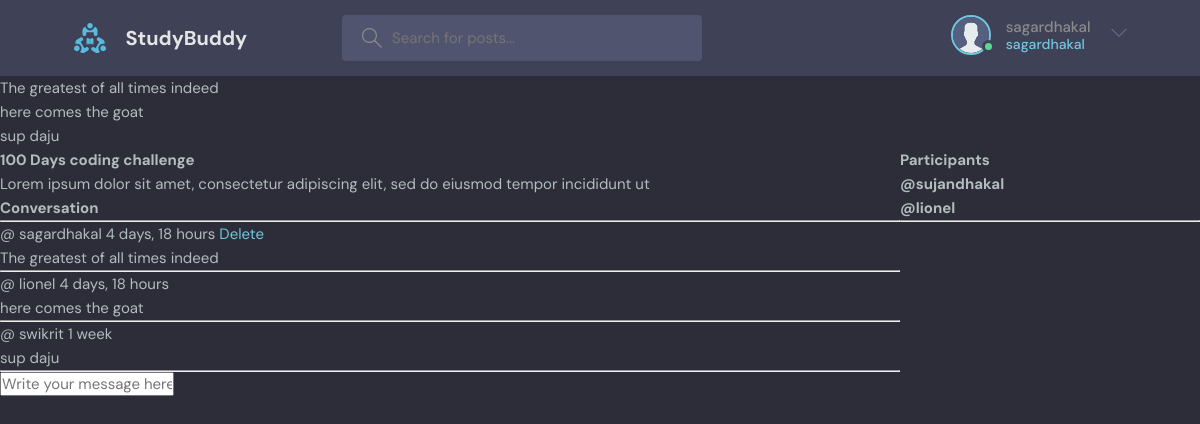
The page /room/2 (signed in) on the database its author committed.
### base/models.py (models this page shows, shortened)
class Message(models.Model):
    user = models.ForeignKey(User , on_delete= models.CASCADE)
    room = models.ForeignKey(Room, on_delete=models.CASCADE)
    body = models.TextField()
    updated = models.DateTimeField(auto_now= True)
    created = models.DateTimeField(auto_now_add= True)
    def __str__(self):
        return self.body[0:50]

class Room(models.Model):
    host = models.ForeignKey(User , on_delete= models.SET_NULL , null= True)
    topic = models.ForeignKey(Topic , on_delete= models.SET_NULL , null= True)
    name = models.CharField(max_length=200)
    description = models.TextField(null= True , blank= True)
    participants = models.ManyToManyField(User , related_name='participants' , blank= True)
    updated = models.DateTimeField(auto_now= True)
    created = models.DateTimeField(auto_now_add= True)
    class Meta:
        ordering = ['-updated' , '-created']

### base/views.py (the view, shortened to what this page needs)
# urls.py: path('room/<str:pk>' , views.room , name= 'room'),
def room(request , pk):
    room = Room.objects.get(id = pk)
    messages = room.message_set.all().order_by('-created')
    participants = room.participants.all()
    context = {'room' : room , 'messages' : messages, 'participants': participants}
    return render(request , 'base/room.html' , context)

### base/templates/base/room.html (shortened to what this page needs)
{% extends 'main.html' %} {% block content %}
<div class="room-container">
  <div class="comment-wrapper">
    <h1>{{room.name}}</h1>
    <p>{{room.description}}</p>
    <h3>Conversation</h3>
    <hr />
    {% for message in messages %}
    <div>
      <small>@ {{message.user}} {{message.created|timesince}}</small>
      {% if request.user == message.user %}
      <a href="{% url 'deleteMessage' message.id %}"> Delete</a>
      {% endif %}
      <br />
      <p>{{message.body}}</p>
      <hr />
    </div>
    {% endfor %} {% if request.user.is_authenticated %}
    <div class="comment-form">
      <form action="" method="POST">
        <input
          type="text"
          name="body"
          placeholder="Write your message here..."
        />
      </form>
    </div>
    {% endif %}
  </div>
  <div>
    <h2>
      Participants {% for user in participants%}
      <p>@{{user.username}}</p>
      {% endfor%}
    </h2>
    <hr />
  </div>
</div>
{% endblock content %}

### templates/main.html (shortened to what this page needs)
<!DOCTYPE html>
{% load static %}
<html lang="en">
  <head>
    <link rel="stylesheet" href="{% static 'styles/style.css'%}" />
  </head>
  <body>
    {% include 'navbar.html' %} {% if messages%}
    <ul class="messages">
      {% for message in messages %}
      <li>{{ message }}</li>
      {% endfor %}
    </ul>
    {% endif%} {% block content %} {% endblock %}
  </body>
</html>

### templates/navbar.html (shortened to what this page needs)
{% load static %}
<header class="header header--loggedIn">
  <div class="container">
    <a href="{ % url 'home' %}" class="header__logo">
      <img src="{% static 'images/logo.svg' %}" />
      <h1>StudyBuddy</h1>
    </a>
    <form class="header__search" method="GET" action="{% url 'home' %}">
      <label>
        <input name="q" placeholder="Search for posts..." />
      </label>
    </form>
    <nav class="header__menu">
      {% if request.user.is_authenticated %}
      <div class="header__user">
        <a href="profile.html">
          <div class="avatar avatar--medium active">
            <img src="{% static 'images/avatar.svg' %}" />
          </div>
          <p>
            {{request.user.username}} <span>{{request.user.username}}</span>
          </p>
        </a>
        <button class="dropdown-button">
          <svg
            version="1.1"
            xmlns="http://www.w3.org/2000/svg"
            width="32"
            height="32"
            viewBox="0 0 32 32"
          >
            <title>chevron-down</title>
            <path d="M16 21l-13-13h-3l16 16 16-16h-3l-13 13z"></path>
          </svg>
        </button>
      </div>
      {% else %}
      <a href="{% url 'loginPage' %}">
        <img src="{% static 'images/avatar.svg' %}" />
        <p>Login</p>
      </a>
      {% endif %}
    </nav>
  </div>
</header>

### static/styles/style.css (style rules this page uses)
:root { --color-main: #71c6dd; --color-main-light: #e1f6fb; --color-dark: #3f4156; --color-dark-medium: #51546e; --color-dark-light: #696d97; --color-light: #e5e5e5; --color-gray: #8b8b8b; --color-light-gray: #b2bdbd; --color-bg: #2d2d39; --color-success: #5dd693; --color-error: #fc4b0b; }
* { font-family: "DM Sans", -apple-system, BlinkMacSystemFont, "Segoe UI", Roboto, Oxygen, Ubuntu, Cantarell, "Open Sans", "Helvetica Neue", sans-serif; margin: 0; padding: 0; box-sizing: border-box; text-rendering: optimizeLegibility; font-size: inherit; }
html { font-size: 56.25%; }
@media only screen and (min-width: 1200px) { html { font-size: 62.5%; } }
body { line-height: 1.6; font-weight: 400; font-size: 1.5rem; color: var(--color-light-gray); background-color: var(--color-bg); min-height: 100vh; }
img { width: 100%; }
a { display: inline-block; color: var(--color-main); text-decoration: none; }
.container { max-width: 120rem; width: 90%; margin: auto; }
.avatar { position: relative; display: inline-block; border-radius: 50%; border: 2px solid var(--color-main); }
.avatar img { display: block; border-radius: 50%; object-fit: cover; object-position: center; }
.avatar::after { content: ""; display: block; position: absolute; background-color: var(--color-gray); z-index: 111; border-radius: 50%; border: 0.3rem solid var(--color-dark); }
.avatar.active::after { background-color: var(--color-success); }
.avatar.avatar--medium img { width: 3.6rem; height: 3.6rem; border-radius: 50%; }
.avatar.avatar--medium:after { width: 0.7rem; height: 0.7rem; bottom: 0px; right: -6px; }
.header { padding: 1.5rem; background-color: var(--color-dark); }
.header > .container { display: flex; gap: 9.5rem; }
.header__logo, .header__user { display: flex; gap: 2rem; align-items: center; }
.header__logo > img { height: 3.2rem; width: 3.2rem; }
.header__logo > h1 { font-weight: 700; font-size: 2rem; color: var(--color-light); }
.header__search > label { background-color: var(--color-dark-medium); padding: 1.3rem 1rem; display: flex; align-items: center; gap: 1rem; border-radius: 4px; }
.header__search svg { fill: var(--color-gray); width: 2rem; height: 2rem; margin-left: 1rem; }
.header__search input { width: 30rem; background: transparent; border: none; outline: none; color: var(--color-light); }
.header__menu { margin-left: auto; position: relative; }
.header__menu a { display: flex; gap: 1.5rem; align-items: center; font-weight: 500; text-decoration: none; color: var(--color-gray); }
.header__menu img { height: 3.6rem; }
.header__menu p { line-height: 1.2; }
.header__menu span { color: var(--color-main); font-weight: 500; font-size: 1.4rem; display: block; }
.header__menu svg { width: 1.6rem; height: 1.6rem; fill: var(--color-dark-light); }
.dropdown-button { background: transparent; border: 0; outline: 0; cursor: pointer; }

### base/templates/base/room.html (style rules this page uses)
.room-container { display: grid; grid-template-columns: 3fr 1fr; }

### rows shown on the page
Message: body "The greatest of all times indeed", user "sagardhakal", created "4 days, 18 hours", shows "Delete"
Message: body "here comes the goat", user "lionel", created "4 days, 18 hours"
Message: body "sup daju", user "swikrit", created "1 week"
Room: name "100 Days coding challenge", description "Lorem ipsum dolor sit amet, consectetur adipiscing elit, sed do eiusmod tempor incididunt ut"

### other values the page prints
{{ request.user.username }} "sagardhakal"
{{ user.username }} "sujandhakal"
{{ user.username }} "lionel"
